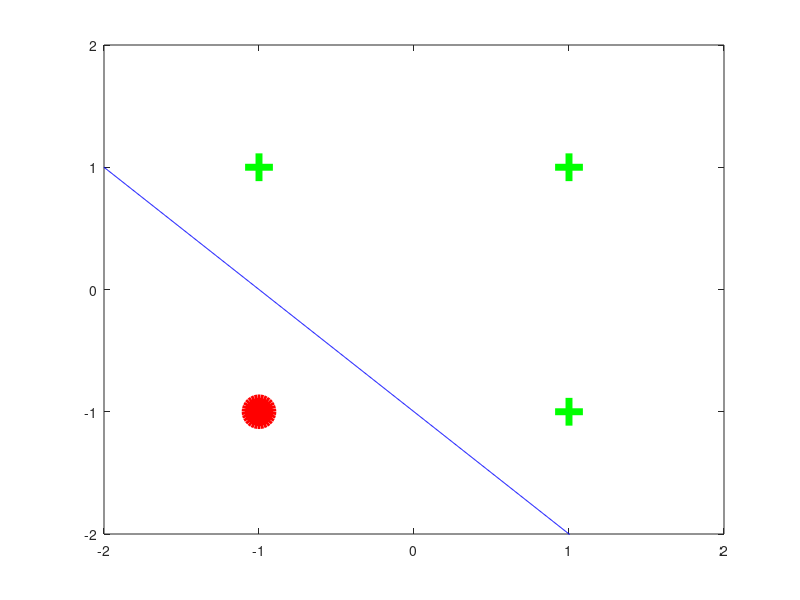

This figure's MATLAB source:
%simulation of OR logical operator by hebbian learning algorithm
x=[1 1 -1 -1;1 -1 1 -1];
y=[1 1 1 -1];
w=[0 0];
b=0;
for i=1:4
for j=1:2
w(j)=w(j)+y(i)*x(j,i);
end
b=b+y(i);
end
disp('the final weight matrix is:');
disp(w);
disp('And final bias value:');
disp(b);
plot(x(1,1),x(2,1),'+g',...
'linewidth',5,...
'markersize',20,...
'markerfacecolor',[0,0,1]);
hold on;
plot(x(1,2),x(2,2),'+g',...
'linewidth',5,...
'markersize',20,...
'markerfacecolor',[0,0,1]);
hold on;
plot(x(1,3),x(2,3),'+g',...
'linewidth',5,...
'markersize',20,...
'markerfacecolor',[0,0,1]);
hold on;
plot(x(1,4),x(2,4),'or',...
'linewidth',5,...
'markersize',20,...
'markerfacecolor',[1,0,0]);
hold on;
m=-(w(1)/w(2));
c=-b/w(2);
x1=linspace(-2,2,1000);
x2=m*x1+c;
plot(x1,x2,'b');
axis([-2 2 -2 2]);